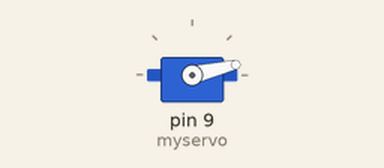
This sketch was run on a simulated Arduino Uno, built with avr-gcc and run on an emulated ATmega328P. On the bench: servo.

Above: at 0.15 s.
At 9.22 s:
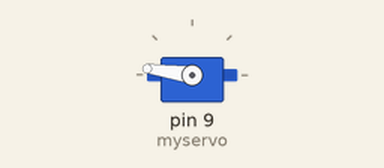
At 19.81 s:
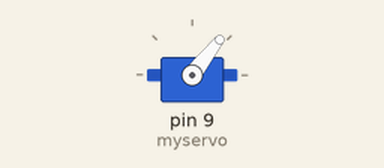
At 39.79 s:
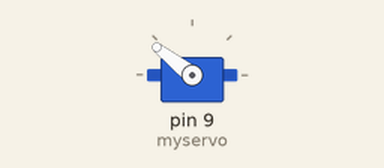
Timing chart, 0 to 40.0 s (numbered marks = the images above):
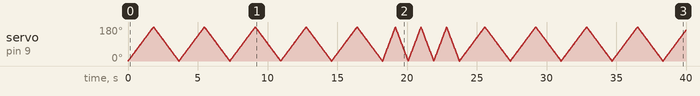

The sketch:

SERVO.ino
```cpp
#include <Servo.h>

Servo myservo;
int pos=0;
int i,j,k;

 void setup(){
  myservo.attach(9);

 }

 void loop(){
  //inisialisasi pos=0 disini biar pergerakan servo soft
  for (i=0;i<5;i++){
    for (pos=0;pos<=180;pos++){
      myservo.write(pos);
      delay(10);
    }
    for (pos=180;pos>=0;pos--){
      myservo.write(pos);
      delay(10);
    }
  }

  for (j=0;j<3;j++){
    for (pos=0;pos<=180;pos++){
      myservo.write(pos);
      delay(5);
    }
    for (pos=180;pos>=0;pos--){
      myservo.write(pos);
      delay(5);
    }
  }


 }
```
